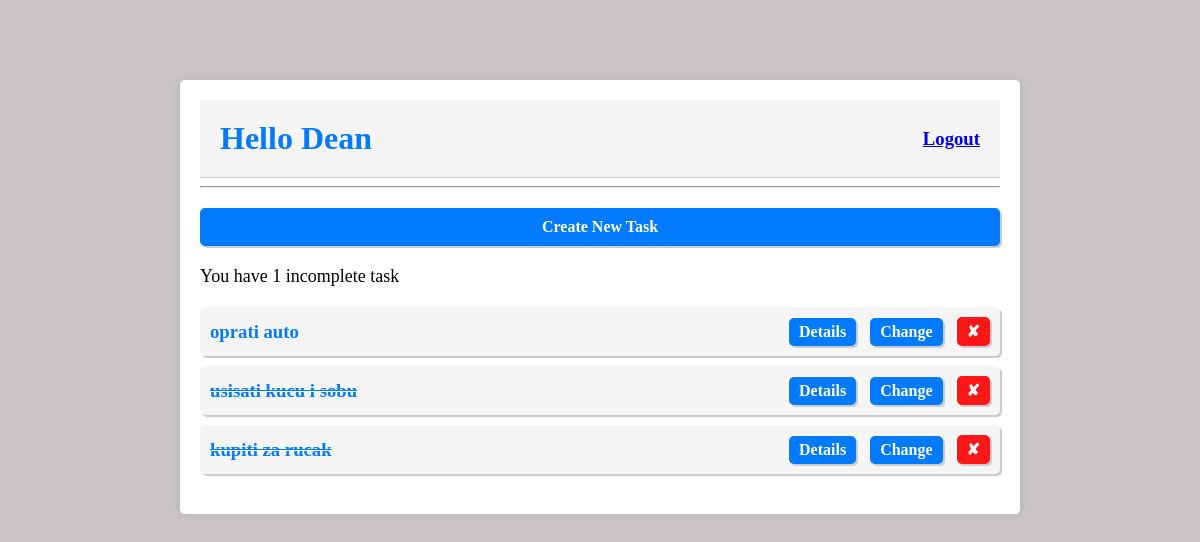
The app's page / (signed in), older data.
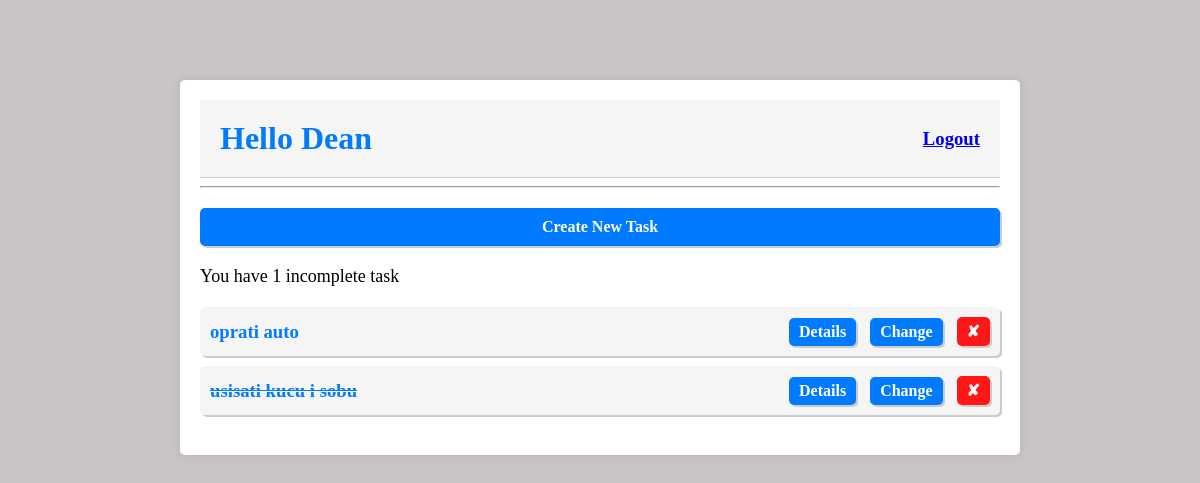
The same page, newer data.
### core/models.py (models this page shows, shortened)
class Errand(models.Model):
    created_by = models.ForeignKey(User, on_delete=models.CASCADE, null=True, blank=True)
    title = models.CharField(max_length=250)
    completed = models.BooleanField(default=False)
    created_time = models.DateTimeField(auto_now_add=True)
    class Meta:
        ordering = ['completed']

### core/views.py (the view)
# urls.py: path('', views.errand_list, name="errands"),
@login_required
def errand_list(request):
    if request.method == "GET":
        errands = Errand.objects.filter(created_by=request.user)  # filtriramo po polju unutar baze podataka i ispisujemo samo taskove koje je autentificirana osoba kreirala
        incompleted_tasks = len(errands.filter(completed=False))  # broj ne dovrsenih taskova koje ispisujemo na errand_list.html
        return render(request, 'core/errand_list.html', {
            'errands': errands,
            'incompleted_tasks': incompleted_tasks,
        })

### core/templates/core/errand_list.html
{% extends 'core/main.html' %}
{% block content %}
<div class="header">
    <h2 class="greetings">Hello {{user}}</h2>
    <h3><a href="{% url 'logout' %}">Logout</a></h3>
</div>
<hr>
<a class="create-task" href="{% url 'create' %}">Create New Task</a>
<p>You have {{incompleted_tasks}} incomplete task{{ incompleted_tasks|pluralize:'s' }}</p>
<div class="tasks-table">
    {% for task in errands %}
        {% if task.completed %}
            <div class="task">
                <h3 class="task-title"><s>{{task.title}}</s></h3>
                <div class="link-buttons">
                    <a class="detail-task" href="{% url 'detail' task.id %}">Details</a>
                    <a class="update-task" href="{% url 'update' task.id %}">Change</a>
                    <a class="delete-task" href="{% url 'delete' task.id %}" style="background-color: rgb(255, 22, 22);">&#10008;</a>
                </div>
            </div>
        {% else %}
            <div class="task">
                <h3 class="task-title">{{task.title}}</h3>
                <div class="link-buttons">
                    <a class="detail-task" href="{% url 'detail' task.id %}">Details</a>
                    <a class="update-task" href="{% url 'update' task.id %}">Change</a>
                    <a class="delete-task" href="{% url 'delete' task.id %}" style="background-color: rgb(255, 22, 22);">&#10008;</a>
                </div>
            </div>
        {% endif %}
    {% empty %}
        <h3>No items in list</h3>
    {% endfor %}
</div>
{% endblock %}

Row changes from the older to the newer data that the page shows:
removed Errand: title "kupiti za rucak"
